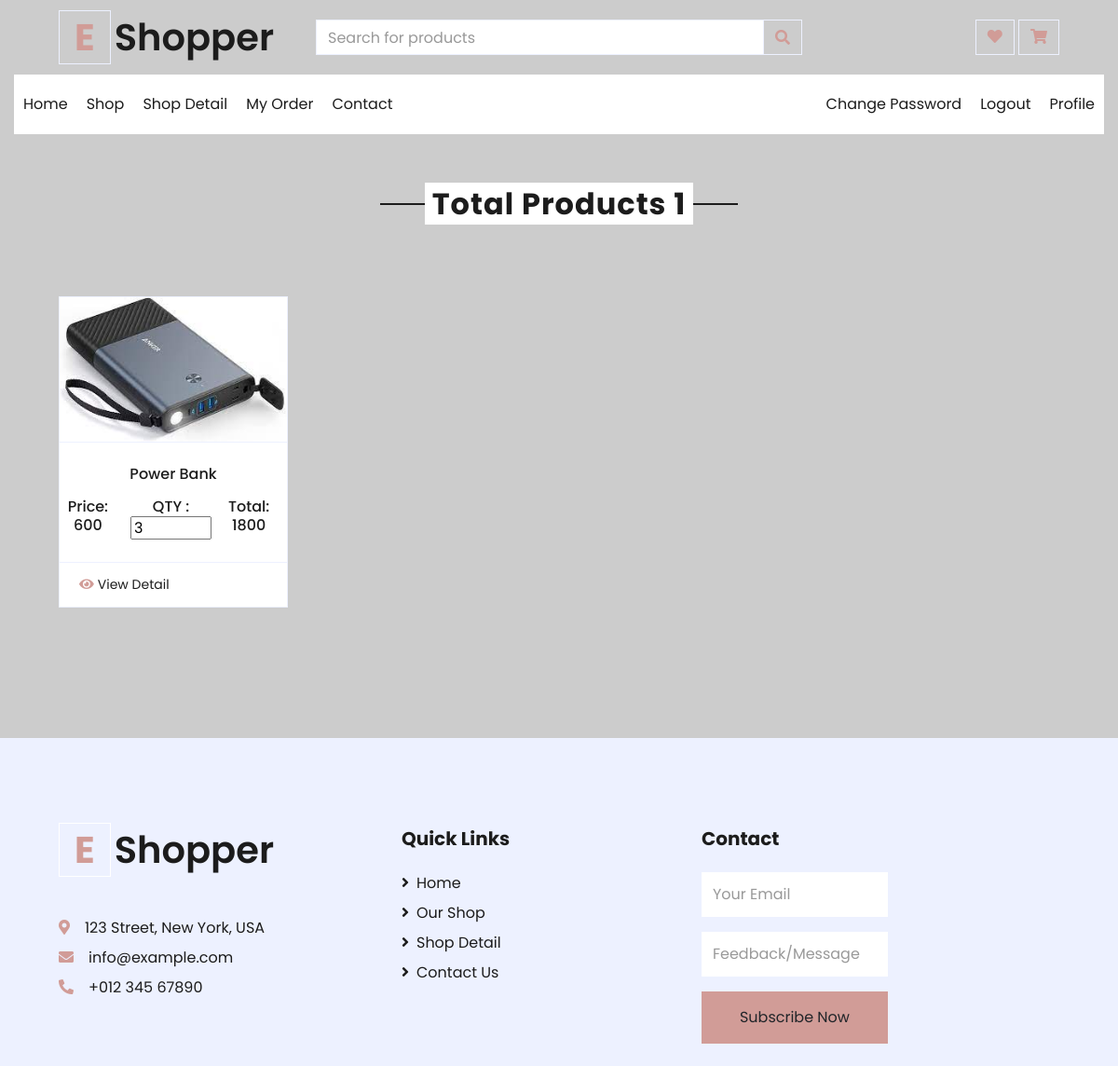
The page /myorder/ (signed in) on the database as committed earlier.
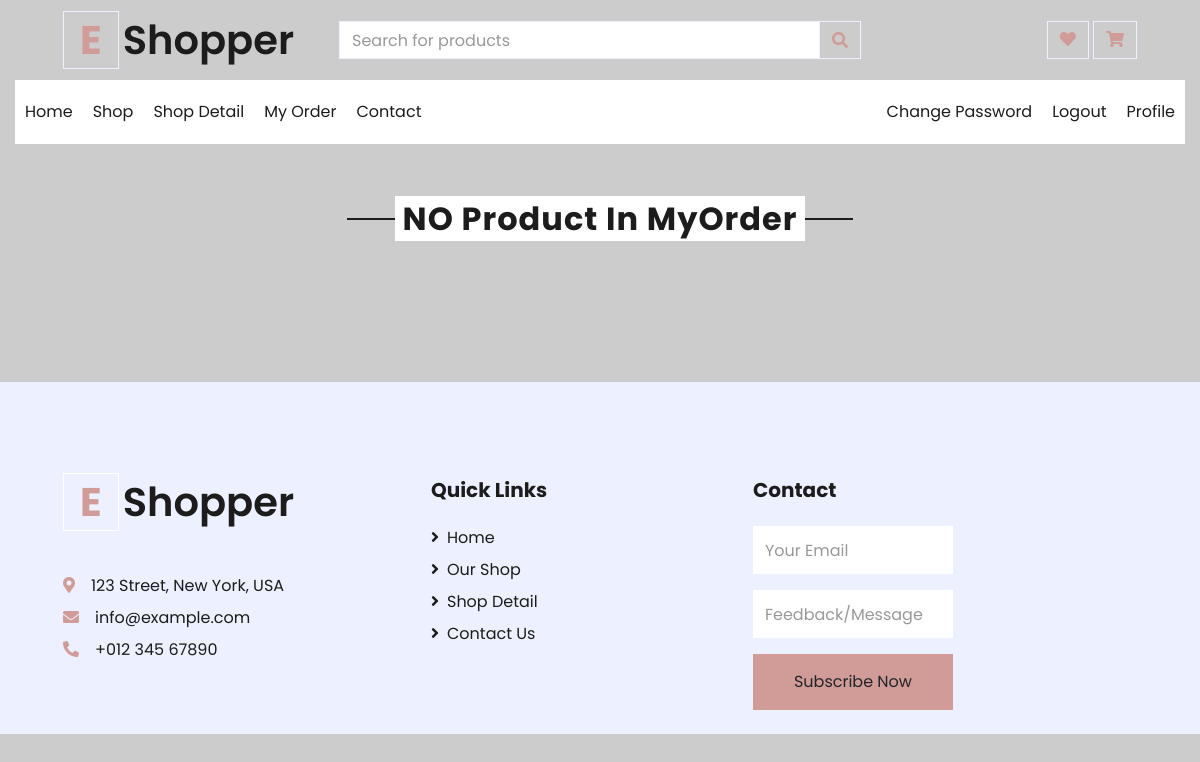
The same page on the database as committed later.
### app/models.py (models this page shows, shortened)
class Cart(models.Model):
    user=models.ForeignKey(User,on_delete=models.CASCADE)
    product=models.ForeignKey(Product,on_delete=models.CASCADE)
    product_price=models.PositiveIntegerField()
    product_qty=models.PositiveIntegerField(default=1)
    total_price=models.PositiveIntegerField()
    payment_status=models.BooleanField(default=False)

class Product(models.Model):
    seller=models.ForeignKey(User,on_delete=models.CASCADE)
    choice1=(
        ("Men","Men"),
        ("Women","Women"),
        ("Kids","kids"),
        ("Accessories","Accessories"),
        ("Shoes","Shoes"),
        ("Goggles","Goggles"),
        ("Makeup","Makeup"),
        ("Furniture","Sandals"),
        ("Party Bulb","Party Bulb"),
        ("Kitchen tools","Kitchen tools"),
        )
    product_category=models.CharField(max_length=100,choices=choice1)
    product_name=models.CharField(max_length=100)
    product_price=models.PositiveIntegerField()
    product_desc=models.TextField()
    product_image=models.ImageField(upload_to="product_image",default="")

### app/views.py (the view)
# urls.py: path('myorder/',views.myorder,name='myorder'),
def myorder(request):
    try:
        user=User.objects.get(email=request.session['email'])
        cart=Cart.objects.filter(user=user,payment_status=True)
        return render(request,'myorder.html',{'cart':cart})
    except:
        msg="PLEASE, Signup"
        return render(request,'myorder.html')

### app/templates/myorder.html (shortened to what this page needs)
{% extends 'header.html' %}
{% load static %}
{% block content %}
<!DOCTYPE html>
<html lang="en">
<head>
</head>
<body>
    <div class="container-fluid pt-5">
        <div class="text-center mb-4">
            {% if cart %}
            <h2 class="section-title px-5"><span class="px-2">Total Products {{cart.count}}</span></h2>
            {% else %}
            <h2 class="section-title px-5"><span class="px-2">NO Product In MyOrder</span></h2>
            {% endif %}
        </div>
         <br><br>
        <div class="row px-xl-5 pb-3">
            {%for i in cart %}
            <div class="col-lg-3 col-md-6 col-sm-12 pb-1">
                <div class="card product-item border-0 mb-4">
                    <div class="card-header product-img position-relative overflow-hidden bg-transparent border p-0">
                        <img src="{{i.product.product_image.url}}" class="img-fluid w-100"  alt="{{i.product.product_name}}" >
                    </div>
                    <div class="card-body border-left border-right text-center p-0 pt-4 pb-3">
                        <h6 class="text-truncate mb-3">{{i.product.product_name}}</h6>
                        <div class="d-flex justify-content-center">
                            <h6>Price: {{i.product.product_price}}</h6><h6 class="text-muted ml-2"><del></del></h6><br>
                            <form name="qty" method="post" action="{% url 'change-qty' %}" readonly>
                                <h6>QTY : <input type="number" name=product_qty value="{{i.product_qty}}" min="1" max="10" onchange="this.form.submit();" readonly> </h6>
                            </form> <br>
                            <h6>Total: {{i.total_price}}</h6><h6 class="text-muted ml-2"><del></del></h6>
                        </div>
                    </div>
                    <div class="card-footer d-flex justify-content-between bg-light border">
                        <a href="{% url 'view-detail' pk=i.product.pk %}" class="btn btn-sm text-dark p-0"><i class="fas fa-eye text-primary mr-1"></i>View Detail</a>
                    </div>
                </div>
                <br><br>
            </div>
            {%endfor%}
        </div>
    </div>
</body>
</html>
{% endblock %}

Rows that differ between the two databases and show on the page:
removed Cart: product.product_image (picture), product.product_name "Power Bank", product.product_price "600", product_qty "3", total_price "1800"
Other text that changed with them:
{{ cart.count }}: "1" → (not shown)
text no longer shown: "Total Products"
text now shown: "NO Product In MyOrder"
